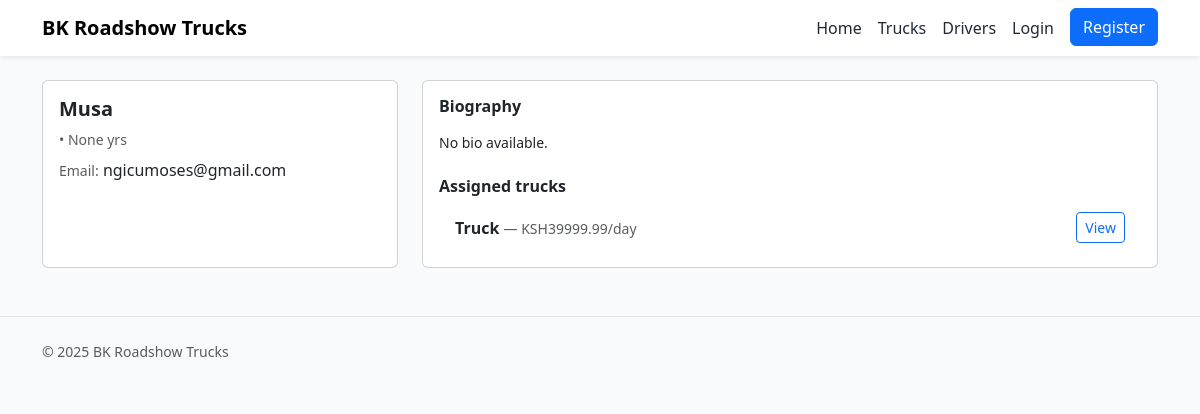
The app's page /trucks/drivers/1/, older data.
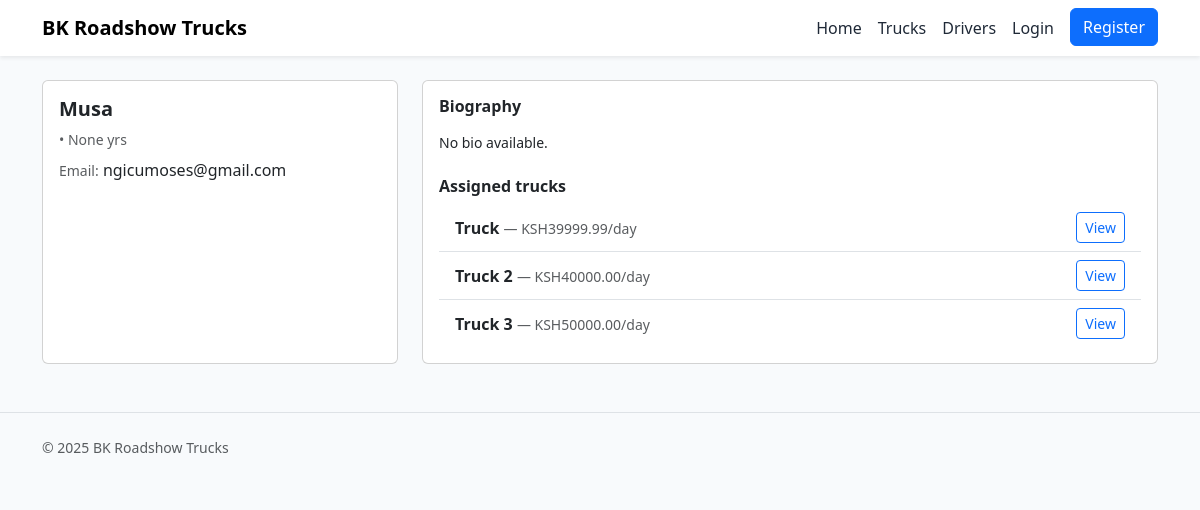
The same page, newer data.
### trucks/models.py (models this page shows, shortened)
class Truck(models.Model):
    name = models.CharField(max_length=150)
    slug = models.SlugField(max_length=160, unique=True, blank=True)
    license_plate = models.CharField(max_length=30, blank=True)
    daily_price = models.DecimalField(max_digits=10, decimal_places=2)
    description = models.TextField(blank=True)
    features = models.TextField(blank=True, help_text="Comma-separated features, e.g. sound, screens")
    image_url = models.URLField(blank=True)
    image = models.ImageField(upload_to='trucks/', blank=True, null=True)
    is_active = models.BooleanField(default=True)
    driver = models.ForeignKey(Driver, null=True, blank=True, on_delete=models.SET_NULL)

### trucks/views.py (the view)
# urls.py: path('drivers/<int:pk>/', views.driver_detail, name='driver_detail'),
def driver_detail(request, pk):
    driver = get_object_or_404(Driver, pk=pk, active=True)
    trucks = Truck.objects.filter(driver=driver, is_active=True)
    return render(request, 'trucks/driver_detail.html', {"driver": driver, "trucks": trucks})

### templates/trucks/driver_detail.html (shortened to what this page needs)
{% extends 'base.html' %}
{% block content %}
<div class="row g-4">
  <div class="col-md-4">
    <div class="card h-100">
      <div class="card-body">
        <h1 class="h5 fw-bold">{{ driver.name }}</h1>
        <div class="small text-muted">{{ driver.location }} • {{ driver.age }} yrs</div>
        {% if driver.email %}
          <div class="mt-2"><span class="small text-muted">Email:</span> {{ driver.email }}</div>
        {% endif %}
      </div>
    </div>
  </div>
  <div class="col-md-8">
    <div class="card">
      <div class="card-body">
        <h2 class="h6 fw-semibold mb-3">Biography</h2>
        <p class="small">{{ driver.bio|default:"No bio available." }}</p>
        <h3 class="h6 fw-semibold mt-4 mb-2">Assigned trucks</h3>
        <ul class="list-group list-group-flush">
          {% for t in driver.truck_set.all %}
            <li class="list-group-item d-flex justify-content-between align-items-center">
              <div>
                <span class="fw-semibold">{{ t.name }}</span>
                <span class="small text-muted">— KSH{{ t.daily_price }}/day</span>
              </div>
              <a href="{% url 'trucks:detail' t.pk %}" class="btn btn-outline-primary btn-sm">View</a>
            </li>
          {% empty %}
            <li class="list-group-item"><span class="text-muted small">No trucks assigned.</span></li>
          {% endfor %}
        </ul>
      </div>
    </div>
  </div>
</div>
{% endblock %}

Row changes from the older to the newer data that the page shows:
added Truck: name "Truck 2", daily_price "40000.00"
added Truck: name "Truck 3", daily_price "50000.00"
